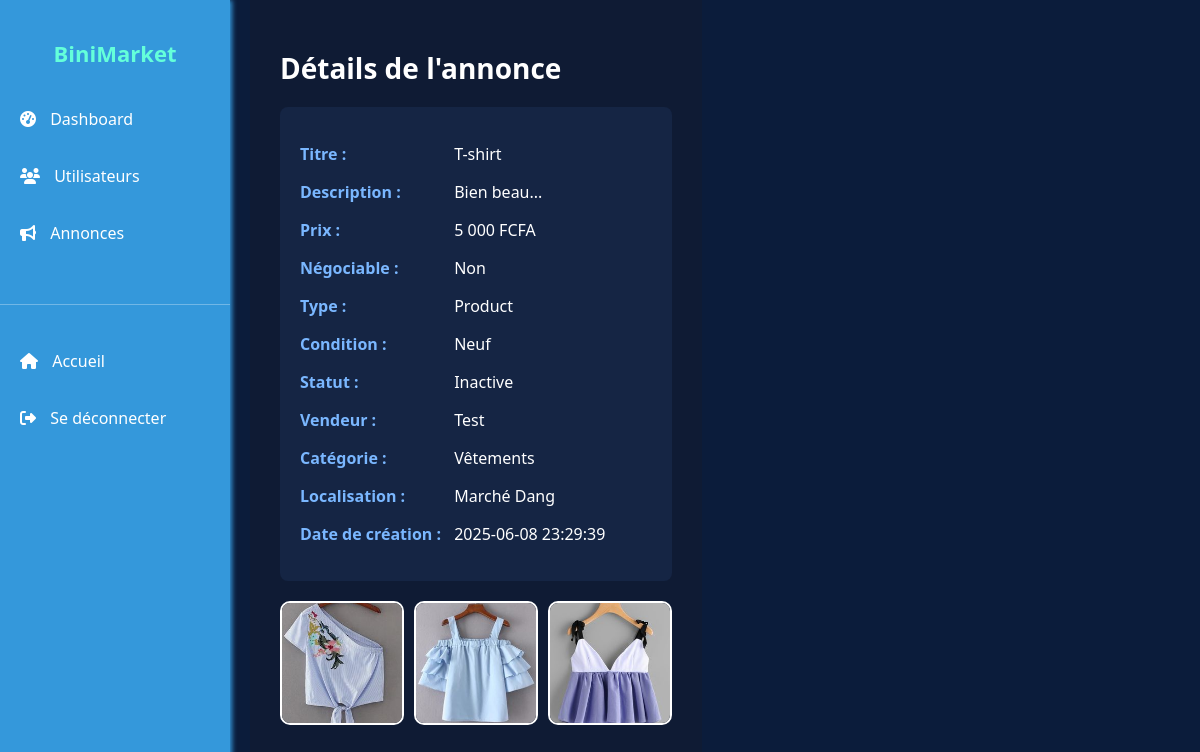
The app's page /admin/view_listing.php?id=10 (signed in) with its own data.
### tables this page shows
CREATE TABLE `listings` (
  `listing_id` int(11) NOT NULL,
  `vendeur_id` int(11) NOT NULL,
  `category_id` int(11) NOT NULL,
  `location_id` int(11) NOT NULL,
  `title` varchar(100) NOT NULL,
  `description` text NOT NULL,
  `price` decimal(10,2) NOT NULL,
  `is_negotiable` tinyint(1) DEFAULT 0,
  `type` enum('product','service') NOT NULL,
  `conditions` enum('Neuf','Presque neuf','Bon état','Etat moyen') DEFAULT NULL,
  `status` enum('active','vendu','inactive','rejeté','supprimé') DEFAULT 'active',
  `creation_date` datetime NOT NULL DEFAULT current_timestamp(),
  `last_update_date` datetime DEFAULT NULL ON UPDATE current_timestamp(),
  `views_count` int(11) DEFAULT 0
);

CREATE TABLE `users` (
  `user_id` int(11) NOT NULL,
  `username` varchar(50) NOT NULL,
  `email` varchar(100) NOT NULL,
  `password_hash` varchar(255) NOT NULL,
  `phone_number` varchar(20) DEFAULT NULL,
  `phone_momo` int(11) DEFAULT NULL,
  `profile_picture` varchar(255) DEFAULT 'user-profile.png',
  `bio` text DEFAULT NULL,
  `location_id` int(11) DEFAULT NULL,
  `registration_date` datetime NOT NULL DEFAULT current_timestamp(),
  `last_login` datetime DEFAULT NULL,
  `is_active` tinyint(1) DEFAULT 1,
  `grade` enum('user','admin','super_admin') DEFAULT 'user'
);

CREATE TABLE `categories` (
  `category_id` int(11) NOT NULL,
  `name` varchar(50) NOT NULL,
  `description` text DEFAULT NULL,
  `icon1` varchar(50) DEFAULT 'images/icons/petit/img-image.png',
  `icon2` text DEFAULT '\'images/icons/petit/img-image.png\'',
  `parent_category_id` int(11) DEFAULT NULL
);

CREATE TABLE `locations` (
  `location_id` int(11) NOT NULL,
  `name` varchar(50) NOT NULL,
  `description` text DEFAULT NULL
);

CREATE TABLE `listing_images` (
  `image_id` int(11) NOT NULL,
  `listing_id` int(11) NOT NULL,
  `image_path` varchar(255) NOT NULL,
  `is_primary` tinyint(1) DEFAULT 0,
  `upload_date` datetime DEFAULT current_timestamp()
);

### admin/view_listing.php (the view, shortened to what this page needs)
<?php
$host = 'localhost';
$db   = 'binimarket';
$user = 'root';
$pass = '';
$conn = new mysqli($host, $user, $pass, $db);
$listing_id = intval($_GET['id']);
$stmt = $conn->prepare("SELECT l.*, u.username, c.name AS category_name, loc.name AS location_name
                        FROM listings l
                        JOIN users u ON l.vendeur_id = u.user_id
                        JOIN categories c ON l.category_id = c.category_id
                        JOIN locations loc ON l.location_id = loc.location_id
                        WHERE l.listing_id = ?");
$stmt->bind_param("i", $listing_id);
$stmt->execute();
$result = $stmt->get_result();
$listing = $result->fetch_assoc();
?>
<?php include 'includes/sidebar.php'; ?>
<div class="container">
    <h1>Détails de l'annonce</h1>
    <div class="info-box">
        <p><strong>Titre :</strong> <?= htmlspecialchars($listing['title']) ?></p>
        <p><strong>Description :</strong> <?= nl2br(htmlspecialchars($listing['description'])) ?></p>
        <p><strong>Prix :</strong> <?= number_format($listing['price'], 0, ',', ' ') ?> FCFA</p>
        <p><strong>Négociable :</strong> <?= $listing['is_negotiable'] ? 'Oui' : 'Non' ?></p>
        <p><strong>Type :</strong> <?= ucfirst($listing['type']) ?></p>
        <p><strong>Condition :</strong> <?= $listing['conditions'] ?></p>
        <p><strong>Statut :</strong> <?= ucfirst($listing['status']) ?></p>
        <p><strong>Vendeur :</strong> <?= htmlspecialchars($listing['username']) ?></p>
        <p><strong>Catégorie :</strong> <?= htmlspecialchars($listing['category_name']) ?></p>
        <p><strong>Localisation :</strong> <?= htmlspecialchars($listing['location_name']) ?></p>
        <p><strong>Date de création :</strong> <?= $listing['creation_date'] ?></p>
    </div>
    <div class="image-gallery">
        <?php
        $stmt = $conn->prepare("SELECT image_path FROM listing_images WHERE listing_id = ?");
        $stmt->bind_param("i", $listing_id);
        $stmt->execute();
        $result = $stmt->get_result();
        while ($img = $result->fetch_assoc()) {
            echo '<img src="../images/annonces/' . htmlspecialchars($img['image_path']) . '" alt="Image annonce" onclick="openLightbox(this.src)">';
        }
        ?>
        </div>
</div>

### admin/view_listing.php (style rules this page uses)
.container { margin-left: 250px; padding: 30px; background-color: #0f1b34; color: #fff; min-height: 100vh; }
h1 { margin-bottom: 20px; font-size: 28px; }
.info-box { background-color: #152544; padding: 20px; border-radius: 8px; margin-bottom: 20px; }
.info-box strong { display: inline-block; width: 150px; color: #7ab7ff; }
.image-gallery { display: flex; flex-wrap: wrap; gap: 10px; }
.image-gallery img { width: 120px; height: 120px; object-fit: cover; border-radius: 10px; border: 2px solid #fff; cursor: pointer; transition: transform 0.2s ease; }

### records on screen
listings: title "T-shirt", description "Bien beau...", price "5 000", type "Product", conditions "Neuf", status "Inactive", vendeur.username "Test", category.name "Vêtements", location.name "Marché Dang", creation_date "2025-06-08 23:29:39"
listing_images: image_path (picture)
listing_images: image_path (picture)
listing_images: image_path (picture)
